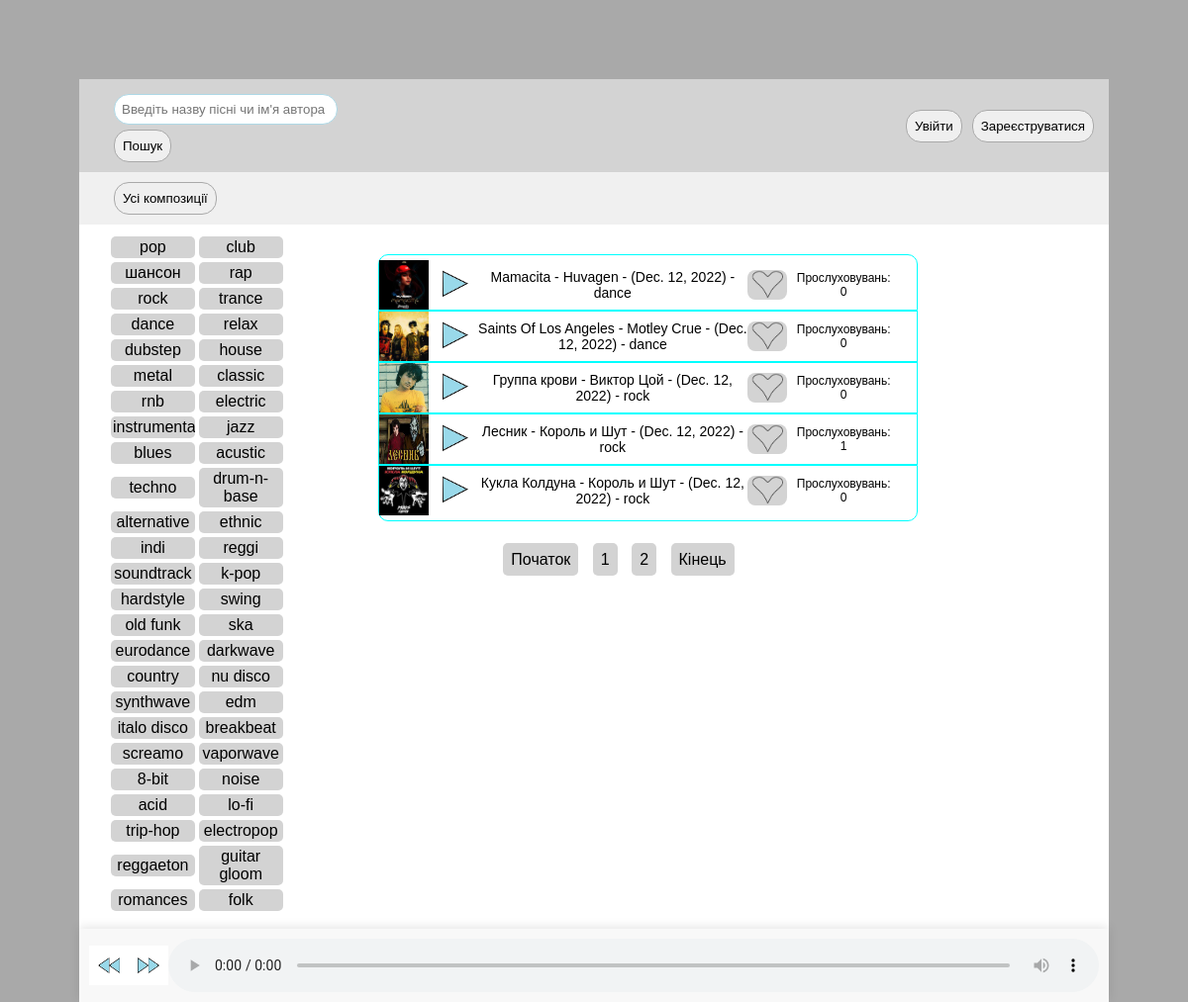
The page / on the database its author committed.
### main/models.py (models this page shows, shortened)
class Song(models.Model):
    title = models.CharField(max_length=64)
    author = models.CharField(max_length=64)
    year = models.DateField(default='0000-00-00')
    genre = models.CharField(max_length=64, choices=genres)
    image = models.ImageField(upload_to='main/images')
    audio = models.FileField(upload_to='main/songs')
    counter = models.PositiveIntegerField(default=0)
    uploaded_by = models.ForeignKey(User, on_delete=models.DO_NOTHING)
    description = models.TextField()
    likes = models.ManyToManyField(User, related_name='likes')

### main/views.py (the view, shortened to what this page needs)
# urls.py: path('', main),
def main(request: HttpRequest, page=1, query=None, song_id=None, genr=None, playlist=None):
    song = None
    pages_iter = None
    first_page = None
    pages_qty = None
    playlists = None
    in_playlist = 'no'
    form_genres = [i[0] for i in genres]
    search = request.GET.get('data')
    songs = Song.objects.all()
    if search:
        songs =songs.filter(title__icontains=search) or songs.filter(author__icontains=search)
    if genr:
        songs = songs.filter(genre=genr)
    if request.user.is_authenticated:
        playlists = Playlist.objects.filter(created_by=request.user)
    if songs:
        song_qty = songs.count()
        ipp=5
        start = (page - 1) * ipp
        end = start + ipp
        songs = songs[start:end]
        pages_qty = song_qty//ipp + 1 if song_qty%ipp else song_qty//ipp
        if pages_qty>1:
            pages_iter = range(1 if page-5 < 1 else page-5,pages_qty+1 if page+6 > pages_qty+1 else page + 6)
        first_page = request.get_full_path()
        first_page = re.match(r'/([a-zA-Z_]+[0-9]*/)*',first_page).group()
    if re.match(r'/playlists/\w+/', request.get_full_path()):
        in_playlist = 'yes'
    context = {
        'songs': songs,
        'song':song,
        'genres':form_genres,
        'pages_iter': pages_iter,
        'first_page': first_page,
        'last_page': pages_qty,
        'playlists': playlists,
        'in_playlist': in_playlist
    }
    return render(request, 'main/main1.html', context)

### main/templates/main/main1.html (shortened to what this page needs)
<!DOCTYPE html>
<html lang="en">
<head>
    {% load static %}
    <link rel="stylesheet" href="{% static 'main/css/main1.css' %}">
  </head>
<body>
<div id="header">
  <div id="search">
    <form action="/" method="get">
        <input name="data" placeholder="Введіть назву пісні чи ім'я автора" />
        <button>Пошук</button>
    </form>
  </div>
    <div id="login">
      {% if user.is_authenticated %}
        <p>{{user.first_name}}</p>
        <button onclick="window.location.href='/logout/';">Вийти</button>
        {% else %}
        <button onClick="window.location.href='/auth/';" type="button">Увійти</button>
        <button onClick="window.location.href='/register/';" type="button">Зареєструватися</button>
      {% endif %}
    </div>
</div>
<div id="menu">
  <button><a href="/">Усі композиції</a></button>
</div>
<div id="content">
  <div id='genre'>
    {%for genre in genres%}
        <a href="/genres/{{genre}}/">{{genre}}</a>
      {% endfor %}
    </div>
<div class="cover_play_pagin">
  <ul id="toplay">
        {% for song in songs %}
        <li id="li{{song.id}}">
            <img src="{{song.image.url}}" alt="">
            <img src="{% static 'main/images/Play.png' %}" alt="Play" class='item' id="{{song.id}}" data-url="{{song.audio.url}}">
            <div id="title"><a href="/uploaded_by/song_{{song.id}}/">{{ song.title}} - {{song.author}} - ({{song.year}}) - {{song.genre}}</a></div>
            {% if user in song.likes.all%}
            <img class="likeButton" id="{{song.id}}" src="{% static 'main/images/Liked.png' %}" alt="З Улюбленого">
            {% else %}
            <img class="likeButton" id="{{song.id}}" src="{% static 'main/images/Like.png' %}" alt="В Улюблене">
            {% endif %}
            <div style='font-size: 12px; text-align: center; margin-left: 10px;'>
                Прослуховувань:<br>
                <span id="counterId{{song.id}}">{{song.counter}}</span>
            </div>
        </li>
        {% endfor %}
      </ul>
    {% if  pages_iter %}
      <div id="paginations" class="paginations">
        <a href="{{first_page}}">Початок</a>
        {% for page in pages_iter %}
        <a href="{{first_page}}{{page}}/">{{page}}</a>
        {% endfor %}
        <a href="{{first_page}}{{last_page}}/">Кінець</a>
      </div>
      {% endif %}
    </div>
</div>
<div class="player">
  <img src="{% static 'main/images/prev.png' %}" alt="prev" id="prevBtn">
  <img src="{% static 'main/images/next.png' %}" alt="next"id="nextBtn">
  <audio id="outPlayer" src="" controls ></audio>
</div>
</body>
</html>

### main/static/main/css/main1.css (style rules this page uses)
button { border-radius: 15px; border: 1px solid darkgrey; padding: 8px; margin-right: 5px; margin-left: 5px; }
html { background-color: darkgrey; }
body { font-family: Arial, sans-serif; margin: 80px; margin-bottom: 40px; padding: 0; text-align: center; position: absolute; background-color: white; }
img { height: 50px; max-width: 50px; }
#header { display: flex; position: -webkit-sticky; position: sticky; top: 0; justify-content: space-between; background-color: lightgray; color: white; padding: 10px; padding-left: 30px; }
#menu { display: flex; position: -webkit-sticky; position: sticky; top:7%; justify-content:left; background-color: #f0f0f0; padding: 10px; padding-left: 30px; }
#content { display: flex; align-items: left; text-align: left; padding-left: 30px; margin-bottom: 80px; }
ul { list-style-type: none; padding-top: 10px; }
li { display: flex; flex-wrap: wrap; align-items: center; border: 1px solid aqua; }
li:nth-child(2) { padding-top: 5px; border-radius: 10px 10px 0 0; }
li:last-child { padding-bottom: 5px; border-radius: 0 0 10px 10px; }
.delButton, .likeButton { background-color: lightgray; height: 30px; border-radius: 8px; }
a { text-decoration: none; color:black; }
#title { font-size: 14px; display:block; width: 50%; }
#search { width: 30%; text-align: left; }
#login { align-items: center; justify-content: flex-end; display: flex; width:20% }
input { border: 1px solid lightblue; border-radius: 15px; padding: 7px; width: 70%; margin: 5px; }
#genre { display: flex; flex-direction: row; flex-wrap: wrap; width: 20%; align-items: center; text-align: center; min-width: 200px; margin: 10px; margin-left: 0; }
#genre a { background-color: lightgrey; width: 40%; display: block; border-radius: 5px; margin: 2px; padding: 2px; overflow: hidden; }
.paginations { padding-top: 10px; padding-bottom: 15px; text-align: center; width: 100%; }
.paginations a { background-color: lightgrey; border-radius: 5px; padding: 8px; margin: 5px; }
#toplay { text-align: center; align-items: center; width:90%; min-width: 500px; margin: 20px; }
.cover_play_pagin { width:60%; }
.player { display: flex; position: fixed; align-items: center; bottom: 0%; left: 50%; transform: translateX(-50%); width:calc(100% - 180px); background-color: #f8f8f8; padding: 10px; box-shadow: 0px -2px 10px rgba(0, 0, 0, 0.1); }
.player img { height: 40px; width: 40px; }
#outPlayer { width: 100%; }

### rows shown on the page
Song: image (picture), title "Mamacita", author "Huvagen", year "Dec. 12, 2022", genre "dance", counter "0"
Song: image (picture), title "Saints Of Los Angeles", author "Motley Crue", year "Dec. 12, 2022", genre "dance", counter "0"
Song: image (picture), title "Группа крови", author "Виктор Цой", year "Dec. 12, 2022", genre "rock", counter "0"
Song: image (picture), title "Лесник", author "Король и Шут", year "Dec. 12, 2022", genre "rock", counter "1"
Song: image (picture), title "Кукла Колдуна", author "Король и Шут", year "Dec. 12, 2022", genre "rock", counter "0"

### other values the page prints
{{ genre }} "pop" "club" "шансон" "rap" "rock" "trance" "dance" "relax" "dubstep" "house" "metal" "classic" "rnb" "electric" "jazz" "blues" "acustic" "techno" "drum-n-base" "alternative" "ethnic" "indi" "reggi" "soundtrack" "k-pop" "hardstyle" "swing" "old funk" "ska" "eurodance" "darkwave" "country" "nu disco" "synthwave" "edm" "italo disco" "breakbeat" "screamo" "vaporwave" "8-bit" "noise" "acid" "lo-fi" "trip-hop" "electropop" "reggaeton" "guitar gloom" "romances" "folk"
{{ page }} "1" "2"
